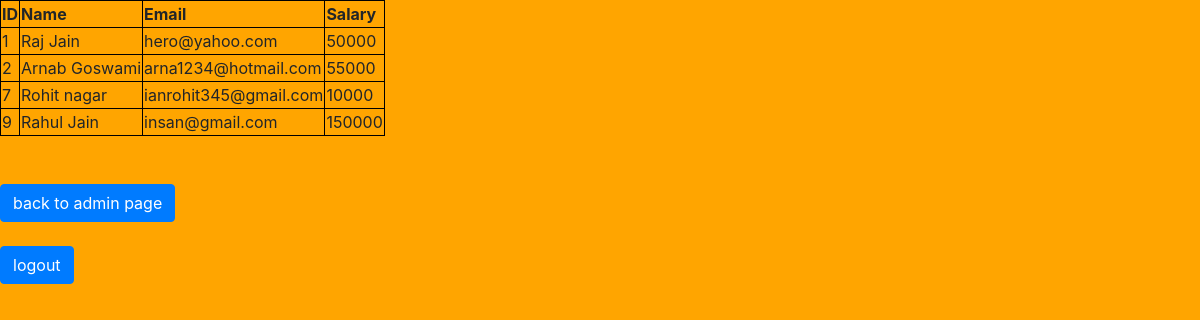
The page /all_manager.php on the database its author committed.
### tables this page shows
CREATE TABLE `Manager` (
  `id` int(11) NOT NULL,
  `name` varchar(30) DEFAULT NULL,
  `email` varchar(30) DEFAULT NULL,
  `Salary` int(11) NOT NULL DEFAULT 50000
);

### all_manager.php (the view, shortened to what this page needs)
<!DOCTYPE html>
<html>
<head>
	<link rel="stylesheet" type="text/css" href="https://stackpath.bootstrapcdn.com/bootstrap/4.3.1/css/bootstrap.min.css">
</head>
<body>
<?php
		$conn = mysqli_connect("localhost","root","","dbms");
		if(!$conn)
		die("connection failed".mysqli_connect_error());
	else
	{
		$info = mysqli_query($conn,"SELECT * FROM Manager");
		if($info->num_rows>0)
		{	echo "<table> <tr> <th>ID</th> <th>Name</th>  <th>Email</th> <th>Salary</th> </tr>";
			while($row = $info->fetch_assoc())
			{	echo "<tr><td>".$row["id"]."</td><td>".$row["name"]."</td><td>".$row["email"]."</td><td>".$row["Salary"]."</td> </tr>"; }
		echo "</table>";
		}
	}
?>
    <br><br>
  <a href="control.php" class="btn btn-primary">back to admin page</a>
  <br><br>
  <a href="index.php" class="btn btn-primary">logout</a>

### all_manager.php (style rules this page uses)
body { background-color: #FFA500 }
table, th, td { border: 1px solid black; }

### rows shown on the page
manager: id "1", name "Raj Jain", email "hero@yahoo.com", Salary "50000"
manager: id "2", name "Arnab Goswami", email "arna1234@hotmail.com", Salary "55000"
manager: id "7", name "Rohit nagar", email "ianrohit345@gmail.com", Salary "10000"
manager: id "9", name "Rahul Jain", email "insan@gmail.com", Salary "150000"
